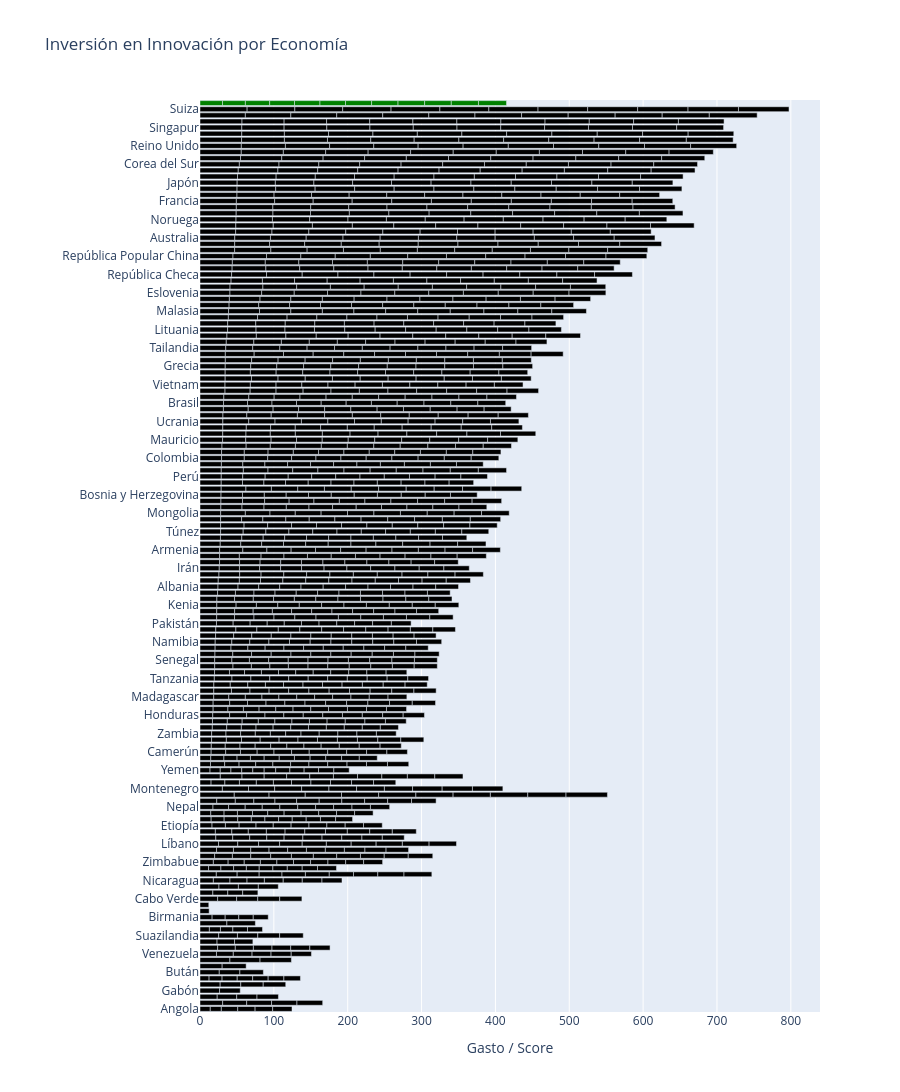

The notebook cell saved with this chart:
### Code cell
innovacion_ran = innovacion_ran.sort_values("Score", ascending=True)

innovacion_ran['Color_Logic'] = innovacion_ran['Economies'].apply(
    lambda x: 'México' if str(x).strip() == 'México' else 'Otros'
)

fig = px.bar(
    innovacion_ran, 
    x="Score", 
    y="Economies",  
    orientation='h', 
    color="Color_Logic", 
    color_discrete_map={
        "México": "green",
        "Otros": "black"
    },
    title="Inversión en Innovación por Economía",
    labels={"Score": "Puntaje", "Economies": "País"},
    height=1200
)


fig.update_layout(
    showlegend=False, 
    margin=dict(l=200), 
    xaxis_title="Gasto / Score",
    yaxis_title=None
)

fig.show()

### Figure 1 — Plotly figure (JSON) as saved in the notebook; plotly's stock layout.template omitted (floating-point values rounded to 4 significant figures; data arrays with more than 128 entries replaced by an {"elided": "..."} marker saying what was removed)
{"data": [{"hovertemplate": "Color_Logic=Otros<br>Puntaje=%{x}<br>País=%{y}<extra></extra>", "legendgroup": "Otros", "marker": {"color": "black", "pattern": {"shape": ""}}, "name": "Otros", "orientation": "h", "showlegend": true, "textposition": "auto", "type": "bar", "x": {"elided": "1776 float values"}, "xaxis": "x", "y": {"elided": "1776 str values"}, "yaxis": "y"}, {"hovertemplate": "Color_Logic=México<br>Puntaje=%{x}<br>País=%{y}<extra></extra>", "legendgroup": "México", "marker": {"color": "green", "pattern": {"shape": ""}}, "name": "México", "orientation": "h", "showlegend": true, "textposition": "auto", "type": "bar", "x": [30.45, 31.0, 32.9, 33.6, 34.5, 34.6, 35.3, 35.8, 36.0, 36.1, 36.8, 38.0], "xaxis": "x", "y": ["México", "México", "México", "México", "México", "México", "México", "México", "México", "México", "México", "México"], "yaxis": "y"}], "layout": {"barmode": "relative", "height": 1200, "legend": {"title": {"text": "Color_Logic"}, "tracegroupgap": 0}, "margin": {"l": 200}, "showlegend": false, "title": {"text": "Inversión en Innovación por Economía"}, "xaxis": {"anchor": "y", "domain": [0, 1], "title": {"text": "Gasto / Score"}}, "yaxis": {"anchor": "x", "domain": [0, 1], "title": {}}}}
